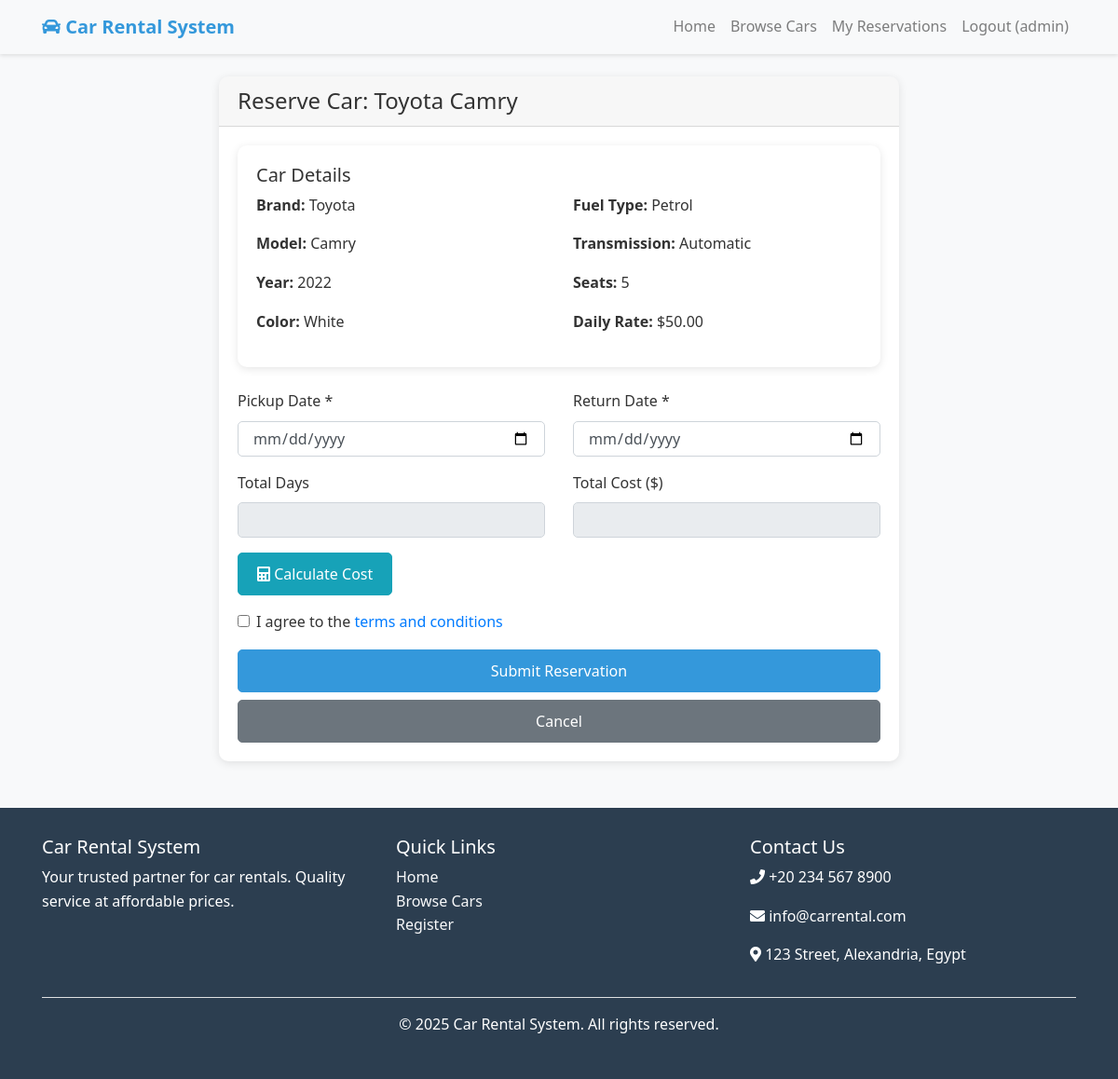
Screenshot of /reserve_car.php?car_id=1 (signed in) with the database file from the repository.
### tables this page shows
CREATE TABLE cars (
    id INT AUTO_INCREMENT PRIMARY KEY,
    brand VARCHAR(50) NOT NULL,
    model VARCHAR(50) NOT NULL,
    year INT NOT NULL,
    color VARCHAR(30),
    license_plate VARCHAR(20) UNIQUE NOT NULL,
    daily_rate DECIMAL(10,2) NOT NULL,
    status ENUM('available', 'rented', 'maintenance') DEFAULT 'available',
    fuel_type ENUM('petrol', 'diesel', 'electric', 'hybrid') DEFAULT 'petrol',
    transmission ENUM('automatic', 'manual') DEFAULT 'automatic',
    seats INT DEFAULT 5,
    image_url VARCHAR(255),
    description TEXT,
    created_at TIMESTAMP DEFAULT CURRENT_TIMESTAMP
);

### reserve_car.php (the view, shortened to what this page needs)
<?php
$car_id = isset($_GET['car_id']) ? intval($_GET['car_id']) : 0;
$conn = getConnection();
$car_sql = "SELECT * FROM cars WHERE id = $car_id";
$car_result = mysqli_query($conn, $car_sql);
$car = mysqli_fetch_assoc($car_result);
require_once '../includes/header.php';
?>
<div class="row justify-content-center">
    <div class="col-md-8">
        <div class="card">
            <div class="card-header">
                <h4 class="mb-0">Reserve Car: <?php echo $car['brand'] . ' ' . $car['model']; ?></h4>
            </div>
            <div class="card-body">
                <div class="card mb-4">
                    <div class="card-body">
                        <h5>Car Details</h5>
                        <div class="row">
                            <div class="col-md-6">
                                <p><strong>Brand:</strong> <?php echo $car['brand']; ?></p>
                                <p><strong>Model:</strong> <?php echo $car['model']; ?></p>
                                <p><strong>Year:</strong> <?php echo $car['year']; ?></p>
                                <p><strong>Color:</strong> <?php echo $car['color']; ?></p>
                            </div>
                            <div class="col-md-6">
                                <p><strong>Fuel Type:</strong> <?php echo ucfirst($car['fuel_type']); ?></p>
                                <p><strong>Transmission:</strong> <?php echo ucfirst($car['transmission']); ?></p>
                                <p><strong>Seats:</strong> <?php echo $car['seats']; ?></p>
                                <p><strong>Daily Rate:</strong> $<?php echo $car['daily_rate']; ?></p>
                            </div>
                        </div>
                    </div>
                </div>
                <form method="POST" action="" id="reservationForm">
                    <div class="row">
                        <div class="col-md-6">
                            <div class="form-group">
                                <label for="pickup_date">Pickup Date *</label>
                                <input type="date" class="form-control" id="pickup_date" name="pickup_date" required>
                            </div>
                        </div>
                        <div class="col-md-6">
                            <div class="form-group">
                                <label for="return_date">Return Date *</label>
                                <input type="date" class="form-control" id="return_date" name="return_date" required>
                            </div>
                        </div>
                    </div>
                    <div class="row">
                        <div class="col-md-6">
                            <div class="form-group">
                                <label for="total_days">Total Days</label>
                                <input type="number" class="form-control" id="total_days" name="total_days" readonly>
                            </div>
                        </div>
                        <div class="col-md-6">
                            <div class="form-group">
                                <label for="total_cost">Total Cost ($)</label>
                                <input type="number" step="0.01" class="form-control" id="total_cost" name="total_cost" readonly>
                            </div>
                        </div>
                    </div>
                    <div class="form-group">
                        <button type="button" class="btn btn-info" id="calculate_cost">
                            <i class="fas fa-calculator"></i> Calculate Cost
                        </button>
                    </div>
                    <div class="form-group">
                        <div class="form-check">
                            <input class="form-check-input" type="checkbox" id="terms" required>
                            <label class="form-check-label" for="terms">
                                I agree to the <a href="#" data-toggle="modal" data-target="#termsModal">terms and conditions</a>
                            </label>
                        </div>
                    </div>
                    <button type="submit" class="btn btn-primary btn-block">Submit Reservation</button>
                    <a href="browse_cars.php" class="btn btn-secondary btn-block mt-2">Cancel</a>
                </form>
            </div>
        </div>
    </div>
</div>
<?php
require_once '../includes/footer.php';
?>

### style.css (style rules this page uses)
body { font-family: 'Segoe UI', Tahoma, Geneva, Verdana, sans-serif; line-height: 1.6; color: #333; background-color: #f8f9fa; }
.card { border-radius: 10px; overflow: hidden; transition: all 0.3s ease; }
.btn { border-radius: 5px; padding: 10px 20px; font-weight: 500; }
.btn-primary { background-color: #3498db; border-color: #3498db; }
.form-control { border-radius: 5px; padding: 10px 15px; }

### rows the page displays
cars: brand "Toyota", model "Camry", year "2022", color "White", fuel_type "Petrol", transmission "Automatic", seats "5", daily_rate "50.00"

### other values shown
$_SESSION['customer_name'] "admin"
